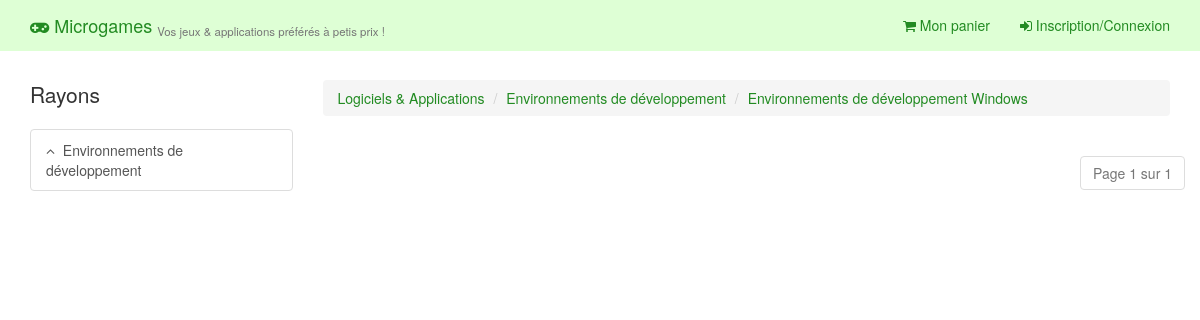
The page /category/7 on the database its author committed.
### commerce/models.py (models this page shows, shortened)
class Category(models.Model):
    name = models.CharField(max_length=150, verbose_name="Nom de la catégorie")
    short_desc = models.CharField(max_length=150, verbose_name="Description courte",blank=True)
    parent_category = models.ForeignKey("Category", null=True, blank=True, verbose_name="Catégorie parente")
    class Meta:
        verbose_name ='Catégorie de produits'
        verbose_name_plural = 'Catégories de produits'
    def breadcrum(self):
        breadcrum = []
        breadcrum.append(self)
        while self.parent_category:
            breadcrum.insert(0,self.parent_category)
            self = self.parent_category
        return breadcrum
    def childs_categories(self):
        childs = Category.objects.filter(parent_category_id__exact=self.id)
        return childs
    def all_products(self):
        next_main_category = Category.objects.filter(id__gt=self.id,parent_category_id=None).order_by('id').first()
        if not next_main_category:
            products = Products.objects.filter(category_id__gte=(self.id))
        else:
            products = Products.objects.filter(category_id__range=(self.id,next_main_category.id-1))
        return products

### commerce/views.py (the view)
# urls.py: url(r'^category/(?P<category_id>\d+)$', 'commerce.views.display_category', name='display_category'),
def display_category(request, category_id):
    category = get_object_or_404(Category, pk=category_id)
    product_list = category.all_products()
    paginator = Paginator(product_list, 12)
    page = request.GET.get('page')
    try:
        products = paginator.page(page)
    except PageNotAnInteger:
        products = paginator.page(1)
    except EmptyPage:
        products = paginator.page(paginator.num_pages)
    return render(request, 'category.html', {'category': category, 'products': products})

### commerce/templates/category.html (shortened to what this page needs)
{% extends "base.html" %}
{% block body %}
    <div class="row">
            <div class="col-md-3">
                <p class="lead">Rayons</p>
                <div class="list-group">
                    {% if category.parent_category %}
                        <a href="{% url 'commerce:display_category' category.parent_category.id %}" class="list-group-item"><i class="fa fa-angle-up"></i>&nbsp; {{ category.parent_category.name }}</a>
                    {% else %}
                        <a href="{% url 'commerce:root' %}" class="list-group-item"><i class="fa fa-home"></i>&nbsp; Accueil du site</a>
                    {% endif %}
                </div>
            </div>
            <div class="col-md-9">
                <ol class="breadcrumb">
                    {% for category in category.breadcrum %}
                        <li><a href="{% url 'commerce:display_category' category.id %}">{{ category.name }}</a></li>
                    {% endfor %}
                </ol>
                <div class="row pull-right">
                    <nav>
                        <ul class="pagination">
                            <li class="disabled"><a href="#">Page {{ products.number }} sur {{ products.paginator.num_pages }}</a></li>
                        </ul>
                    </nav>
                </div>
            </div>
        </div>
{% endblock %}

### commerce/static/css/app.css (style rules this page uses)
a { color: forestgreen; }

### rows shown on the page
Category: parent_category.name "Environnements de développement", name "Environnements de développement Windows"
Category: name "Logiciels & Applications"
Category: name "Environnements de développement"

### other values the page prints
{{ products.number }} "1"
{{ products.paginator.num_pages }} "1"
